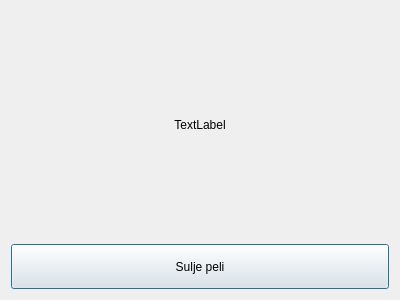
<?xml version="1.0" encoding="UTF-8"?>
<ui version="4.0">
 <class>endDialog</class>
 <widget class="QDialog" name="endDialog">
  <property name="geometry">
   <rect>
    <x>0</x>
    <y>0</y>
    <width>400</width>
    <height>300</height>
   </rect>
  </property>
  <property name="windowTitle">
   <string>Dialog</string>
  </property>
  <layout class="QVBoxLayout" name="verticalLayout">
   <item>
    <widget class="QLabel" name="teksti">
     <property name="text">
      <string>TextLabel</string>
     </property>
     <property name="alignment">
      <set>Qt::AlignCenter</set>
     </property>
    </widget>
   </item>
   <item>
    <widget class="QPushButton" name="endButton">
     <property name="minimumSize">
      <size>
       <width>0</width>
       <height>45</height>
      </size>
     </property>
     <property name="text">
      <string>Sulje peli</string>
     </property>
    </widget>
   </item>
  </layout>
 </widget>
 <resources/>
 <connections/>
</ui>
